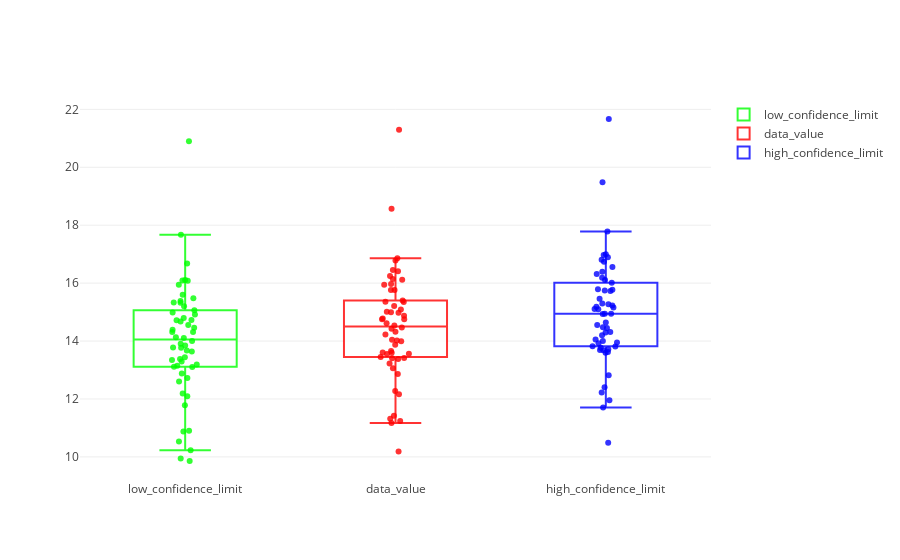

This figure's notebook cell:
### Markdown cell above
**STEP 15: MORE VISUALIZATION**  
  
**Box plots are another good way to visualize data. Here, each of our new dataframes have similar data. It is convenient to be able to plot them next to each other. Once again we use plotly.graph_objs for this**

### Code cell
trace0 = go.Box(
    y = new_data.Total,
    name = "low_confidence_limit",
    boxpoints='all',
    pointpos=0,
    fillcolor='rgba(255, 255, 255, 0.8)',
    marker = dict(color = 'rgba(0, 255, 0, 0.8)')
    )

trace1 = go.Box(
    y = data_rearranged.Total,
    boxpoints='all',
    name = "data_value",
    pointpos=0,
    fillcolor='rgba(255, 255, 255, 0.8)',
    marker = dict(color = 'rgba(255, 0, 0, 0.8)')
    )

trace2 = go.Box(
    y = new_data2.Total,
    boxpoints='all',
    name = "high_confidence_limit",
    pointpos=0,
    fillcolor='rgba(255, 255, 255, 0.8)',
    marker = dict(color = 'rgba(0, 0, 255, 0.8)')
    )

plotdata = go.Figure(data = [trace0,trace1,trace2])
iplot(plotdata)

### Figure 1 — Plotly figure (JSON) as saved in the notebook; plotly's stock layout.template omitted (floating-point values rounded to 4 significant figures)
{"data": [{"boxpoints": "all", "fillcolor": "rgba(255, 255, 255, 0.8)", "marker": {"color": "rgba(0, 255, 0, 0.8)"}, "name": "low_confidence_limit", "pointpos": 0, "type": "box", "uid": "d43cecc7-d21f-11e8-8d9e-9801a7b07cb3", "y": [17.67, 14.56, 13.44, 14.68, 16.67, 9.858, 13.91, 12.6, 15.2, 13.85, 13.34, 9.942, 10.88, 14.92, 11.78, 14.11, 14.32, 13.64, 14.98, 14.72, 16.08, 15.6, 13.78, 14.0, 13.1, 13.67, 15.32, 12.09, 13.19, 13.77, 15.38, 14.32, 16.11, 12.72, 13.12, 14.79, 13.38, 14.13, 14.39, 13.15, 15.47, 15.33, 13.29, 15.94, 14.46, 16.09, 10.9, 20.9, 10.53, 12.19, 14.72, 15.07, 12.88, 10.23]}, {"boxpoints": "all", "fillcolor": "rgba(255, 255, 255, 0.8)", "marker": {"color": "rgba(255, 0, 0, 0.8)"}, "name": "data_value", "pointpos": 0, "type": "box", "uid": "d43ceee1-d21f-11e8-aa25-9801a7b07cb3", "y": [18.57, 14.88, 13.88, 14.99, 16.78, 10.18, 14.43, 13.61, 16.12, 14.02, 13.55, 11.17, 11.42, 15.36, 12.27, 14.32, 14.62, 14.04, 15.35, 15.09, 16.45, 15.94, 14.47, 14.23, 13.41, 13.99, 15.77, 12.86, 13.45, 14.75, 15.97, 15.21, 16.41, 13.23, 13.56, 14.97, 13.6, 14.53, 14.75, 13.38, 15.76, 16.14, 13.66, 16.86, 14.77, 16.24, 11.32, 21.29, 12.17, 13.06, 15.01, 15.4, 13.42, 11.24]}, {"boxpoints": "all", "fillcolor": "rgba(255, 255, 255, 0.8)", "marker": {"color": "rgba(0, 0, 255, 0.8)"}, "name": "high_confidence_limit", "pointpos": 0, "type": "box", "uid": "d43cf017-d21f-11e8-86f2-9801a7b07cb3", "y": [19.48, 15.23, 14.29, 15.3, 16.89, 10.49, 14.94, 14.64, 17.0, 14.2, 13.77, 12.41, 11.96, 15.78, 12.82, 14.55, 14.93, 14.45, 15.72, 15.46, 16.81, 16.32, 15.18, 14.47, 13.72, 14.32, 16.18, 13.6, 13.68, 15.74, 16.56, 16.11, 16.74, 13.69, 14.0, 15.16, 13.82, 14.94, 15.11, 13.62, 16.02, 16.97, 14.05, 17.78, 15.1, 16.39, 11.71, 21.67, 13.81, 13.92, 15.27, 15.79, 13.95, 12.23]}], "layout": {}}
